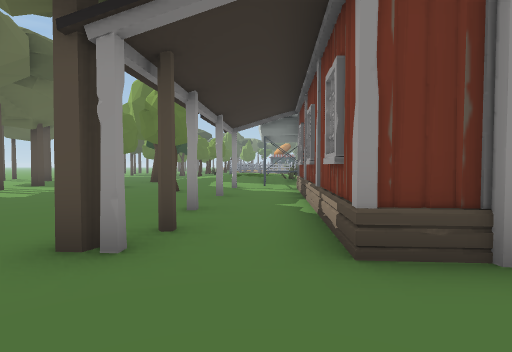
view 1 (above)

24 first-person views from a walk through a Unity game level. The camera is 1.4 m above the floor, tilts 2° down and sees 80° across. Doors are open. The floor is counted in squares, 2 m on a side. Each view is taken from the middle of a square. On the plan, view 1 faces up. The plan holds only what a view shows up to about 10 squares ahead; the rest is blank. The place goes on beyond the plan.

view 2
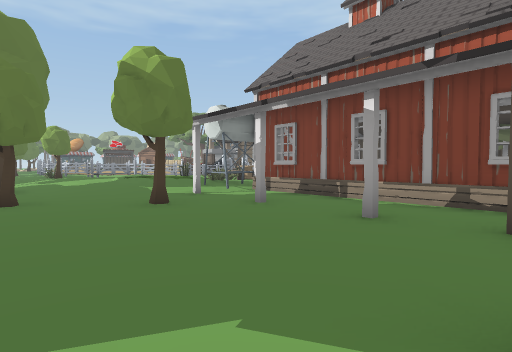

view 3
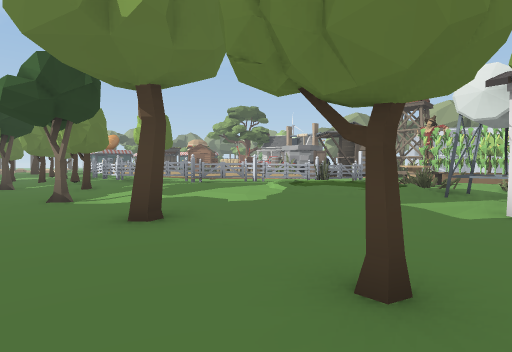

view 4
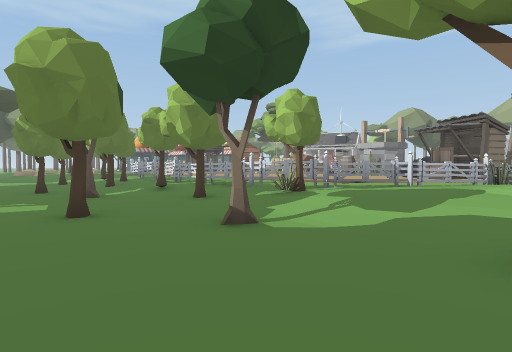

view 5
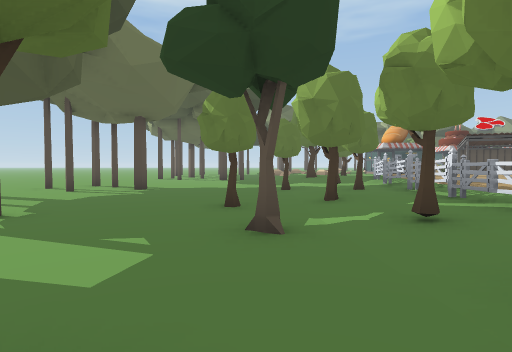

view 6
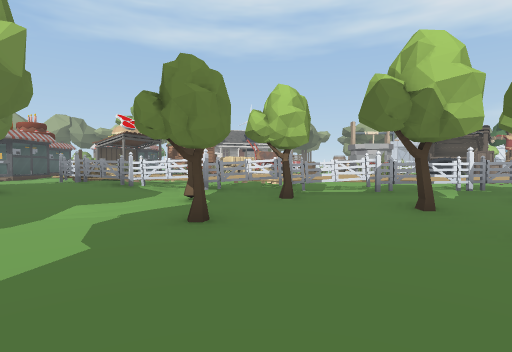

view 7
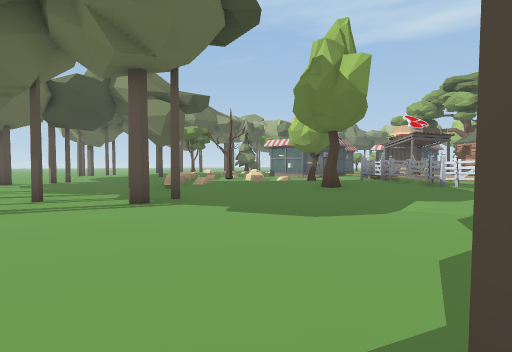

view 8
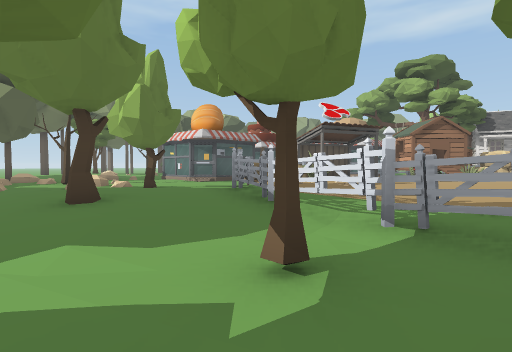

view 9
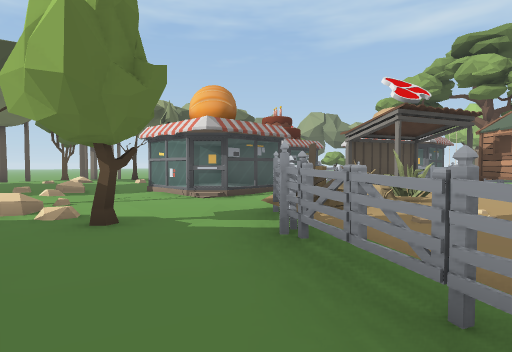

view 10
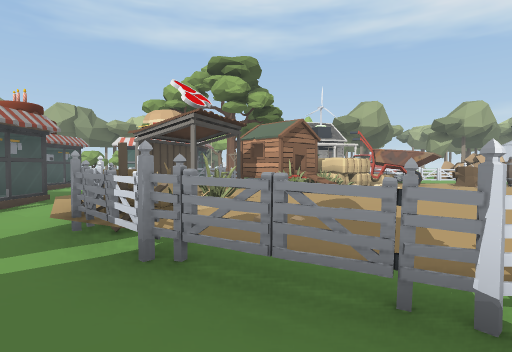

view 11
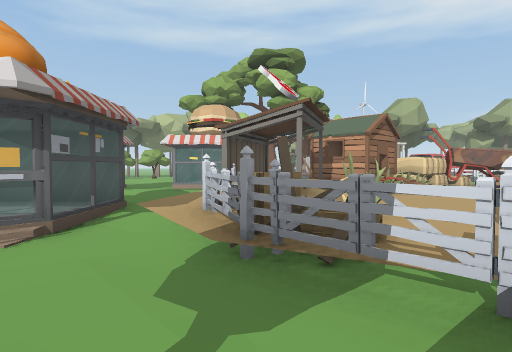

view 12
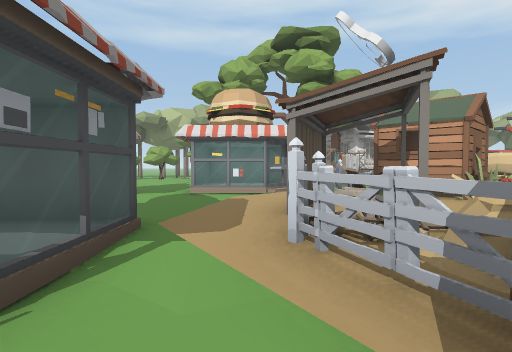

view 13
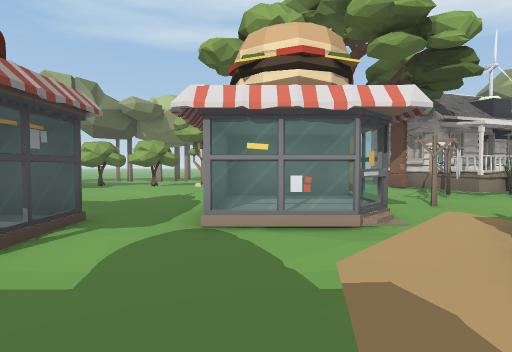

view 14
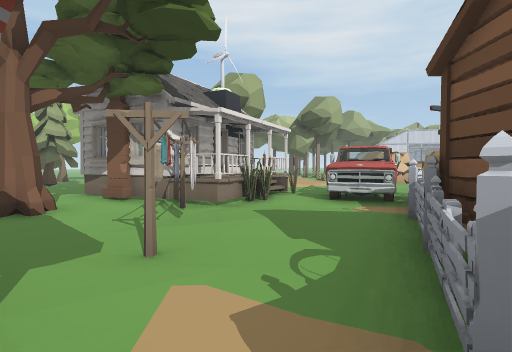

view 15
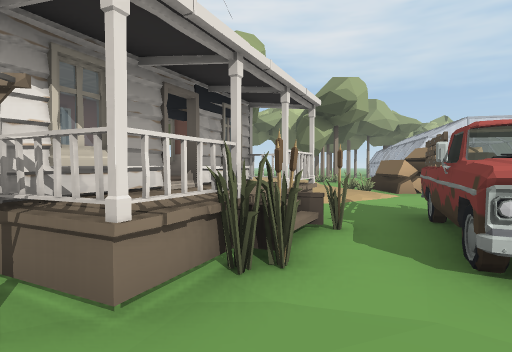

view 16
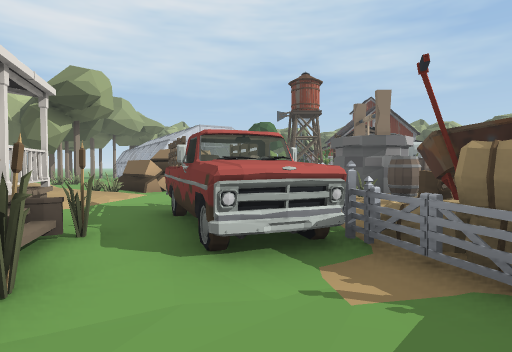

view 17
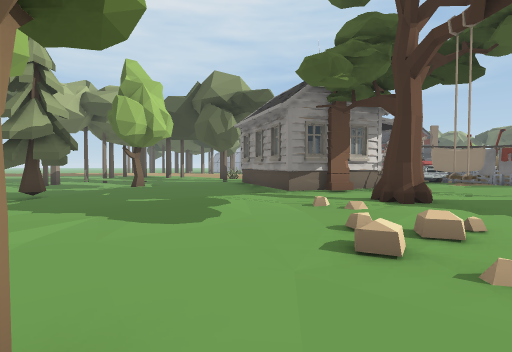

view 18
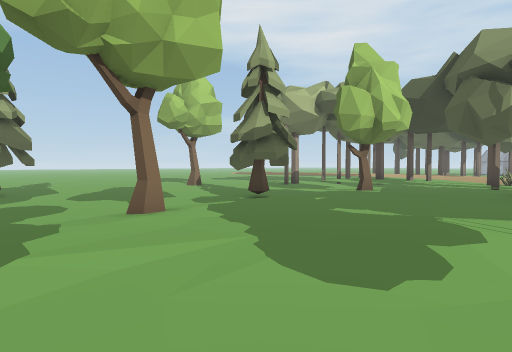

view 19
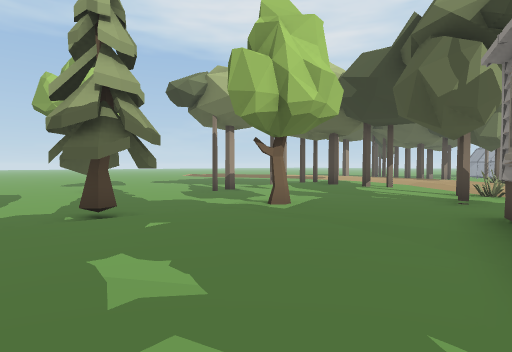

view 20
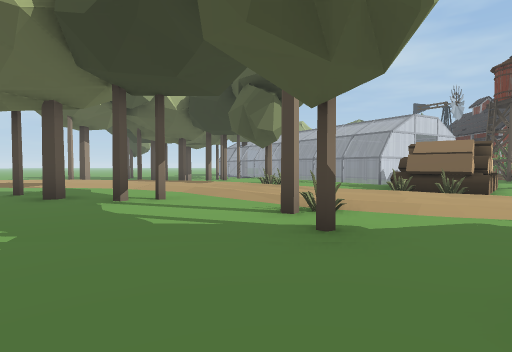

view 21
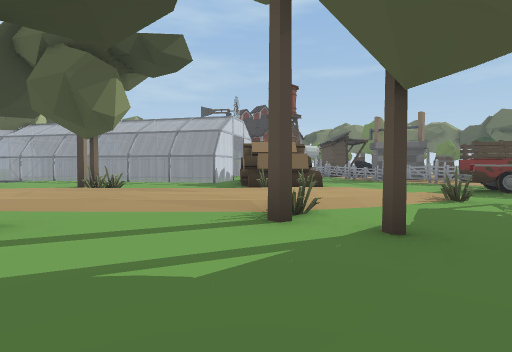

view 22
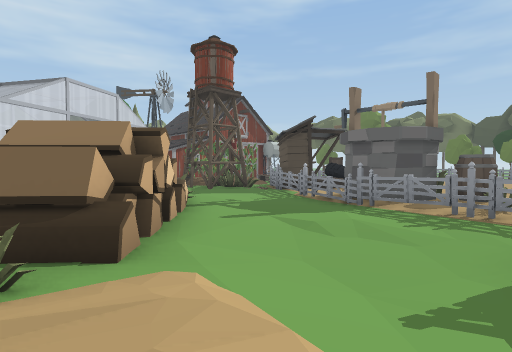

view 23
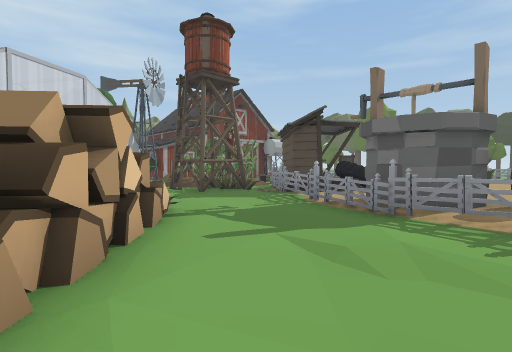

view 24
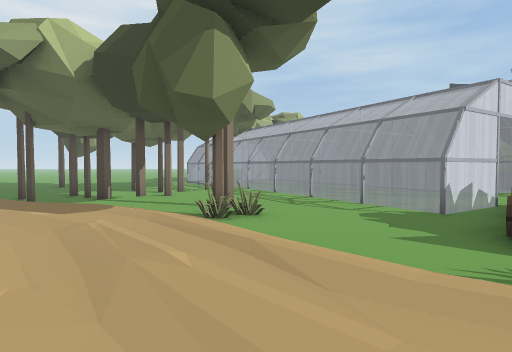

### Floor plan
Key: @ floor where view 1 was taken; # wall or solid block; x gap in a wall; . main floor; : floor 0.25 m higher than the main floor; + floor 0.5 m higher than the main floor; * floor 0.75 m higher than the main floor; / step, stairs or slope; D open door; = window, fence, low wall or low ledge; ~ liquid the walk can cross; ≈ liquid the walk keeps out of; ^ raised ledge; T tree; B barn; F fence; P plant; H hay bale; A barrel; I tire; W tower; O other object.
Columns run from 10 left of view 1 to 23 right of it. Each row starts with its distance up from view 1.
 36   .../ +++::OOO  O #::::+TT:
 35  T....*:T+++O*#  ::+:::++/+:T  T
 34   ....O::+:+O==:::::::+++/::::+//
 33   T.../:*::::://:::O #  ://:::::/.
 32  T..T./:+T+://F+++/O # :+++:::::T.
 31  ...../++++/F##O F+/OO::T+*++::::.
 30  ...../T++FF=#++ #F++:::T:+++/:::.
 29  ...../:++F***+++#F++OO:++++/..::.
 28  ......::F*****+#^^#+++####::..:/T
 27 .......::F****++=#OF++:#####::::/T
 26 ..#...TT:x***+++++OH+++OD###/:::/.
 25 #......::F**+    +HHHO+O####+::T..
 24 .......:TF**     +OHOOO+##++::::..
 23 ......T::F**+    OO+FOO:+O++#+++++
 22  ....T.::****    OO++:O:////O#++++
 21  #.....:F****+   AA#+:::/+*+/+++++
 20   ...T.TF****+   ##F:+::+O/++/+#+#
 19    ..../:***+     OO:::+#/O/++/+++
 18    .T..T:F*++     OF:::###++//+*/+
 17    ..../TF++++ II#F+::## ++++/++++
 16    ..T//++F+++O ##O++O#  #++O//++*
 15    ..../+++F+++ #O++++   ##++#+///
 14    ..../++++FF   #WW+      +++++/
 13    ...T/+≈~+ O    #W       #++/#
 12     .../:≈~≈ OOO    T#     #++/:#
 11     ....:///:::+P    T
 10    ...T.//:OO:OPO
  9    ........BBB
  8    .....T..B
  7     .....B.B
  6      ......B
  5      ....B.B     TT
  4       .....B   BBTT
  3      . ..#.B
  2         ...BB
  1          ...
  0           @

Positions as (right, up) in squares from view 1, and headings:
1: (0, 0), facing up
2: (-5, 3), facing up-right
3: (-6, 9), facing up-right
4: (-7, 13), facing up-right
5: (-5, 17), facing up
6: (-8, 25), facing right
7: (-9, 26), facing up-right
8: (-4, 25), facing up-right
9: (-2, 28), facing up-right
10: (-2, 29), facing right
11: (-1, 31), facing right
12: (1, 32), facing right
13: (5, 33), facing right
14: (8, 31), facing down-right
15: (11, 28), facing down-right
16: (11, 28), facing down
17: (17, 36), facing down
18: (17, 34), facing down-right
19: (17, 30), facing down-right
20: (19, 26), facing down
21: (21, 24), facing down-left
22: (15, 22), facing down-left
23: (14, 21), facing down-left
24: (18, 21), facing down
